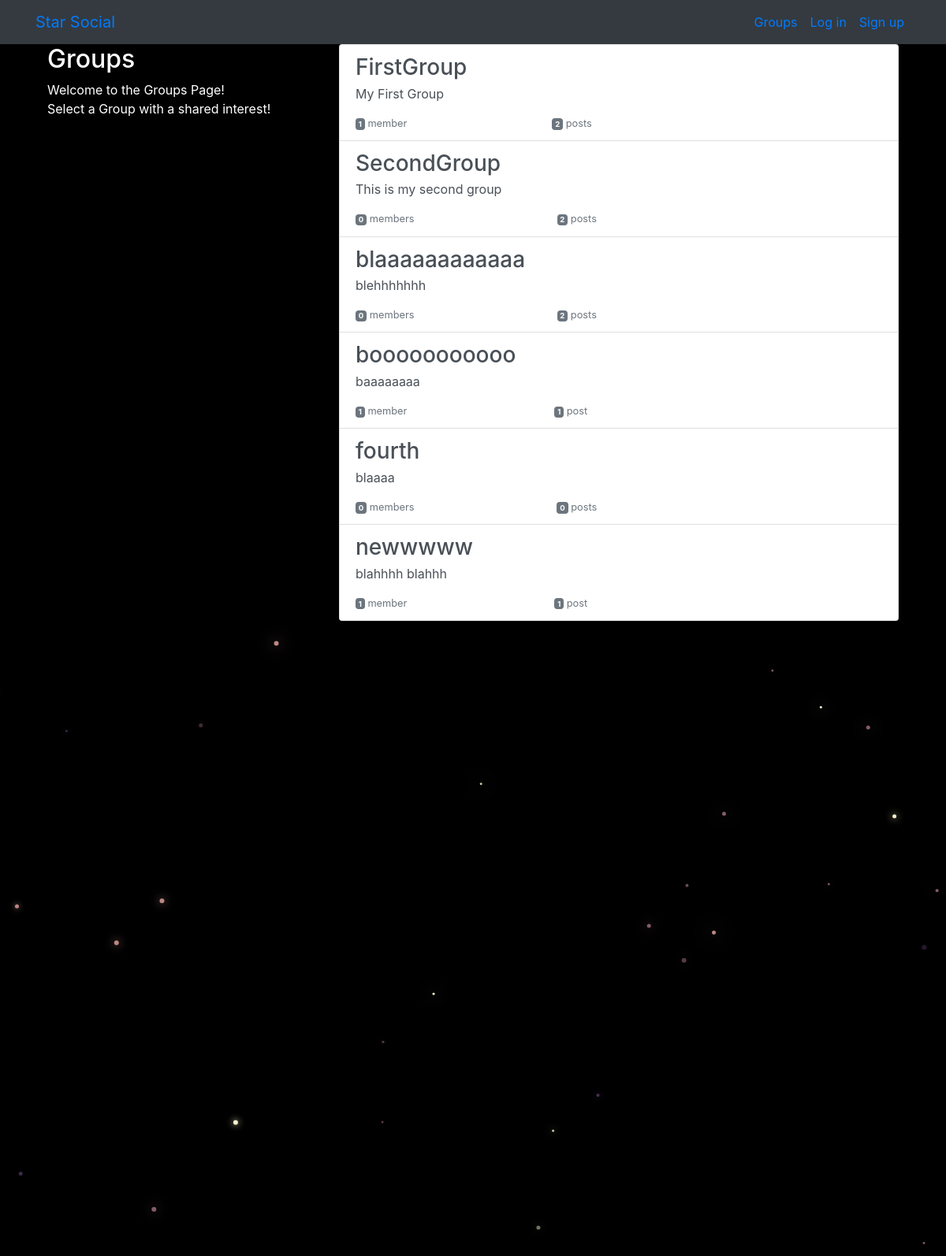
The app's page /groups/ with its own data.
### groups/models.py (models this page shows, shortened)
class Group(models.Model):
    name = models.CharField(max_length=255,unique=True)
    slug = models.SlugField(allow_unicode=True,unique=True)
    description = models.TextField(blank=True,default='')
    description_html = models.TextField(editable=False,default='',blank=True)
    members = models.ManyToManyField(User, through='GroupMember')
    class Meta():
        ordering = ['name']

### groups/views.py (the view)
# urls.py: path('', views.ListGroups.as_view(), name="all"),
class ListGroups(generic.ListView):
    model = Group

### groups/templates/groups/group_list.html (shortened to what this page needs)
{% extends "groups/group_base.html" %}
{% block pregroup %}
<div class="col-md-4">
	<div class="content">
			<h2>Groups</h2>
			<p>Welcome to the Groups Page! <br>Select a Group with a shared interest!</p>
	</div>
</div>
{% endblock %}
{% block group_content %}
<div class="col-md-8">
	<div class="list-group">
		{% for group in object_list %}
		<a href="{% url 'groups:single' slug=group.slug %}"
		class="list-group-item list-group-item-action flex-column align-items-start">
			<h3 class="mb-1">{{ group.name }}</h3>
			<p class="mb-1">{{ group.description_html|safe }}</p>
			<div class="d-flex w-40 justify-content-between">
				<small class="text-muted"><span class="badge badge-secondary">
					{{ group.members.count }}</span> member{{ group.members.count|pluralize }}</small>
				<small class="text-muted"><span class="badge badge-secondary">
					{{ group.posts.count }}</span> post{{ group.posts.count|pluralize }}</small>
			</div>
		</a>
		{% endfor %}
	</div>
</div>
{% endblock %}

### static/simplesocial/css/master.css (style rules this page uses)
body { margin: 0; overflow: hidden; background-color: black; color:white; }

### records on screen
Group: name "FirstGroup", description_html "My First Group", members.count "1", posts.count "2"
Group: name "SecondGroup", description_html "This is my second group", members.count "0", posts.count "2"
Group: name "blaaaaaaaaaaaa", description_html "blehhhhhhh", members.count "0", posts.count "2"
Group: name "booooooooooo", description_html "baaaaaaaa", members.count "1", posts.count "1"
Group: name "fourth", description_html "blaaaa", members.count "0", posts.count "0"
Group: name "newwwww", description_html "blahhhh blahhh", members.count "1", posts.count "1"
